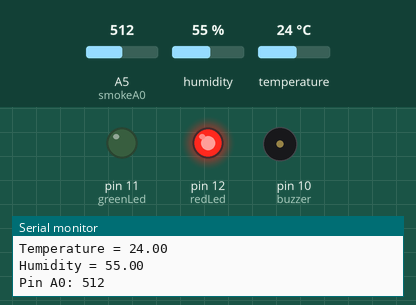
Bench run of a sketch on a simulated Arduino Uno, built with avr-gcc and run on an emulated ATmega328P. Parts: output pins drawn as LEDs (lit = HIGH), buzzer (waves = sounding), the last lines printed to the serial monitor. Wiring (inferred from the names in the program): DHT11 sensor: data pin 7. The test bench sets the inputs (shaded band); at power-on: A5 (smokeA0) = 512, humidity 55 %, temperature 24 °C. Pins used as bus, display or sensor lines are not drawn.

Above: at 0.9 s.
1.4 s: A5 (smokeA0) set to 213
4.5 s: A5 (smokeA0) set to 188
At 5.9 s:
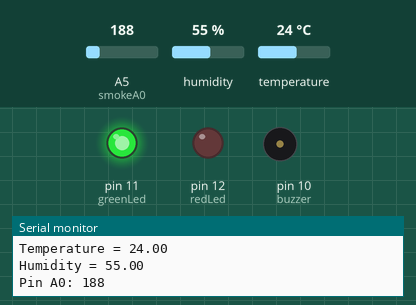
6.2 s: A5 (smokeA0) set to 210
At 6.4 s:
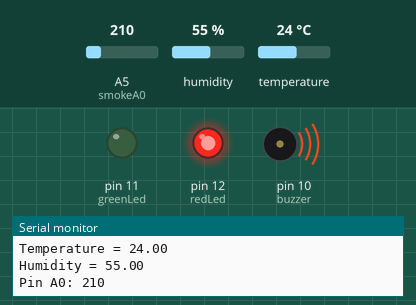
9.3 s: A5 (smokeA0) set to 190
At 9.8 s:
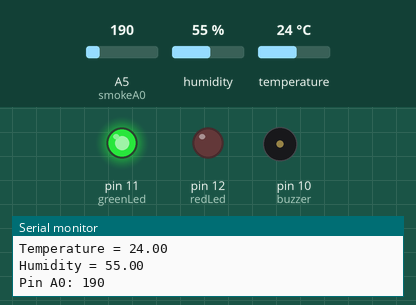
Timing chart, 0 to 11.9 s (numbered marks = the images above; inputs shaded):
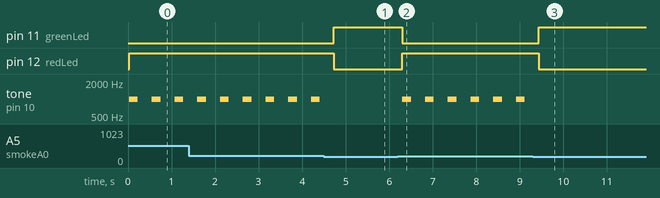

The sketch:

DHT.ino
```cpp
#include <dht.h>

dht DHT;

#define DHT11_PIN 7

int redLed = 12;
int greenLed = 11;
int buzzer = 10;
int smokeA0 = A5;
// Your threshold value
int sensorThres = 200;


void setup(){
  Serial.begin(9600);
  pinMode(redLed, OUTPUT);
  pinMode(greenLed, OUTPUT);
  pinMode(buzzer, OUTPUT);
  pinMode(smokeA0, INPUT);
}

void loop()
{
  int analogSensor = analogRead(smokeA0);
  int chk = DHT.read11(DHT11_PIN);
  Serial.print("Temperature = ");
  Serial.println(DHT.temperature);
  Serial.print("Humidity = ");
  Serial.println(DHT.humidity);

  Serial.print("Pin A0: ");
  Serial.println(analogSensor);
  // Checks if it has reached the threshold value
  if (analogSensor > sensorThres)
  {
    digitalWrite(redLed, HIGH);
    digitalWrite(greenLed, LOW);
    tone(buzzer, 1000, 200);
  }
  else
  {
    digitalWrite(redLed, LOW);
    digitalWrite(greenLed, HIGH);
    noTone(buzzer);
  }
  delay(500);
}
```

Measured:
- the behaviour switches between 201 and 200 on A5 (smokeA0) (found by bisection; images 0 and 1)
- after the input at 4.5 s, pin 11 (greenLed): LOW → HIGH after 0.23 s; pin 12 (redLed): HIGH → LOW after 0.23 s; tone on pin 10 (buzzer): stops changing and stays silent
- after the input at 6.2 s, pin 11 (greenLed): HIGH → LOW after 0.10 s; pin 12 (redLed): LOW → HIGH after 0.10 s; tone on pin 10 (buzzer): alternates 1000 Hz for 0.20 s and silent for 0.32 s, starting after 0.10 s
- after the input at 9.3 s, pin 11 (greenLed): LOW → HIGH after 0.14 s; pin 12 (redLed): HIGH → LOW after 0.14 s; tone on pin 10 (buzzer): stops changing and stays silent
- by itself, tone on pin 10 (buzzer): alternates 1000 Hz for 0.20 s and silent for 0.32 s
